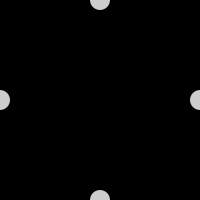
Frame 1 (no input)
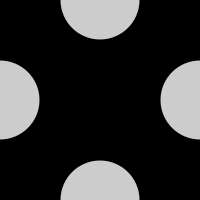
Frame 60 (the mouse pressed at the canvas centre just before this capture)
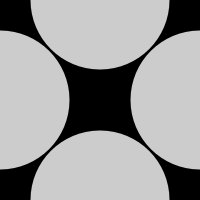
Frame 120 (the mouse held since frame 60 and released just before this capture)

The Processing sketch that drew these frames (run headless with seeded random() and noise(); from frame 60 on, the mouse is pressed at the canvas centre):

// Processing sketch: processing_163366
// ── processing_163366.pde

float d = 20.0;
float speed = 1.0;
int direction = 1;
 
void setup() {
  size(200, 200);
  smooth();
  noStroke();
  fill(255, 204);
}

void draw() {
  background(0);
  ellipse(0, height/2, d, d);
  ellipse(width, height/2, d, d);
  ellipse(width/2, 0, d, d);
  ellipse(width/2, height, d, d);
  d += speed * direction;
  if ((d > width*1.5) || (d < width / 10)) {
    direction = -direction;
  }
}
